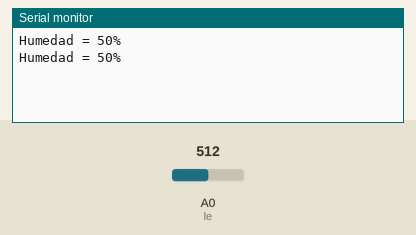
Recording of a sketch running on a simulated Arduino Uno, built with avr-gcc and run on an emulated ATmega328P. Parts: the last lines printed to the serial monitor. Inputs (shaded band) come from the test bench; at power-on: A0 (le) = 512.

Above: at 1.8 s.
1.9 s: A0 (le) set to 716
At 2.7 s:
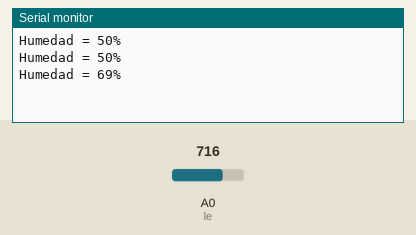
3.4 s: A0 (le) set to 900
At 4.8 s:
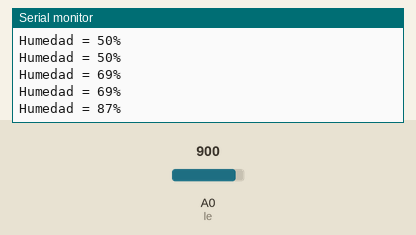
Timing chart, 0 to 6.4 s (numbered marks = the images above; inputs shaded):
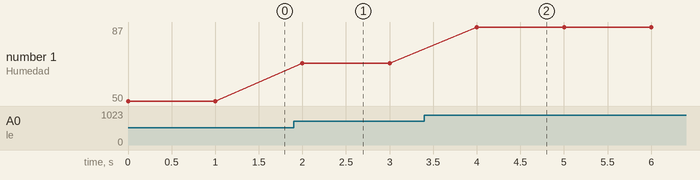

Measured:
- after the input at 1.9 s, the serial monitor: prints a new line after 0.10 s (image 1)
- after the input at 3.4 s, the serial monitor: prints a new line after 0.60 s (image 2)
- plotted number 1: 50 → 69 after the input at 1.9 s, 69 → 87 after the input at 3.4 s

The sketch:

Sensor_humedad.ino
```cpp
//definimos variable de enrada le(lectura) para el pin A0 entrada del arduino
int le = A0;
// definimos hu(humedad)valor de humedad como %
int hu;
// Defino un valor donde se guardara los datos recolectaods para convertilso a porcentajes
int acu;
void setup() {
  //definimos el sensor como entrada
  pinMode(le, INPUT);
  // definimos la cantidad de baudios para la lecuta del mismo
  Serial.begin(9600);
}

void loop() {
  //guardamos los datos en la bariable y usando el comando map lo traslapamos de 0 a 100
  acu = analogRead(le);
  hu = map(acu, 0, 1023, 0, 100);
  // imprimimos los datos especificando el porcentaje
  Serial.print("Humedad = ");
  Serial.print(hu);
  Serial.println("%");
  delay(1000);
}
```
